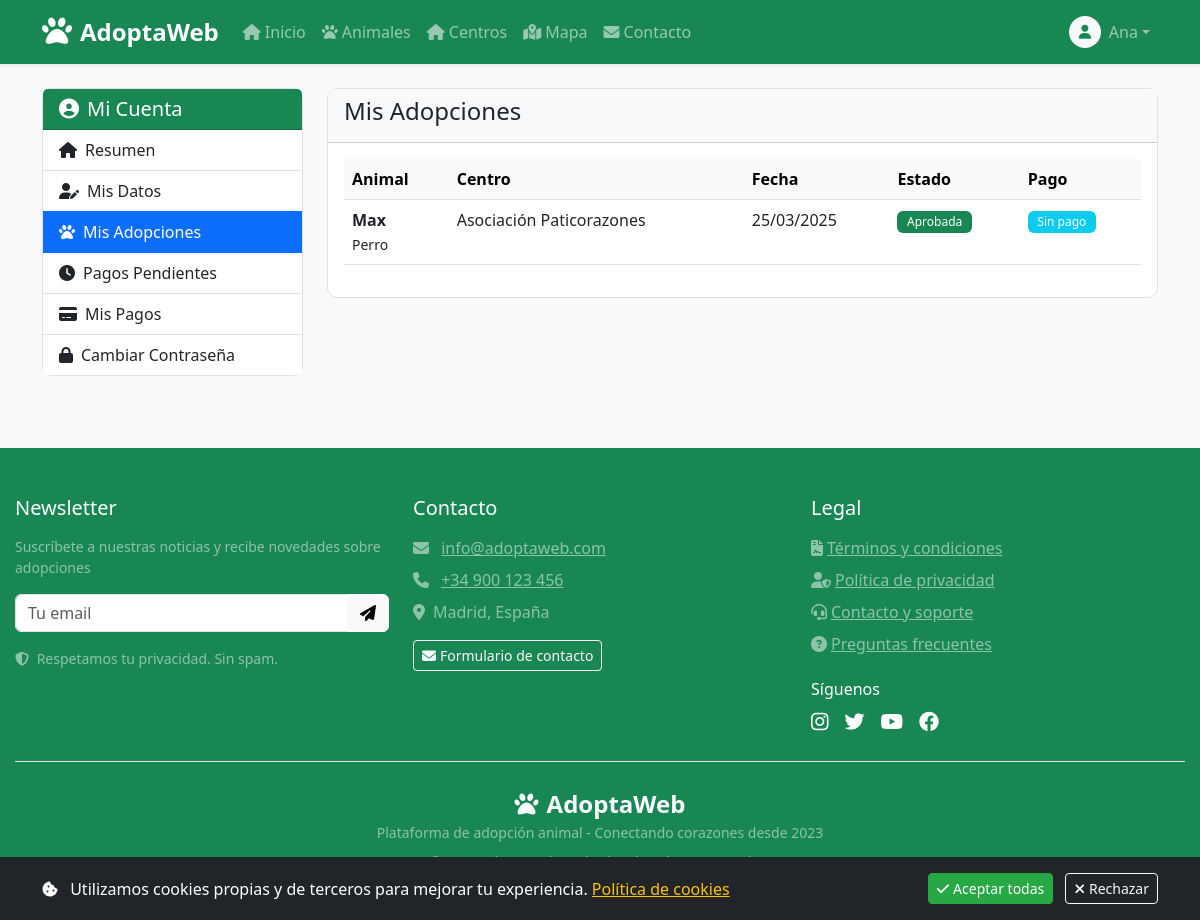
/perfil/mis-adopciones.php (signed in), run on an earlier commit of the app's database.
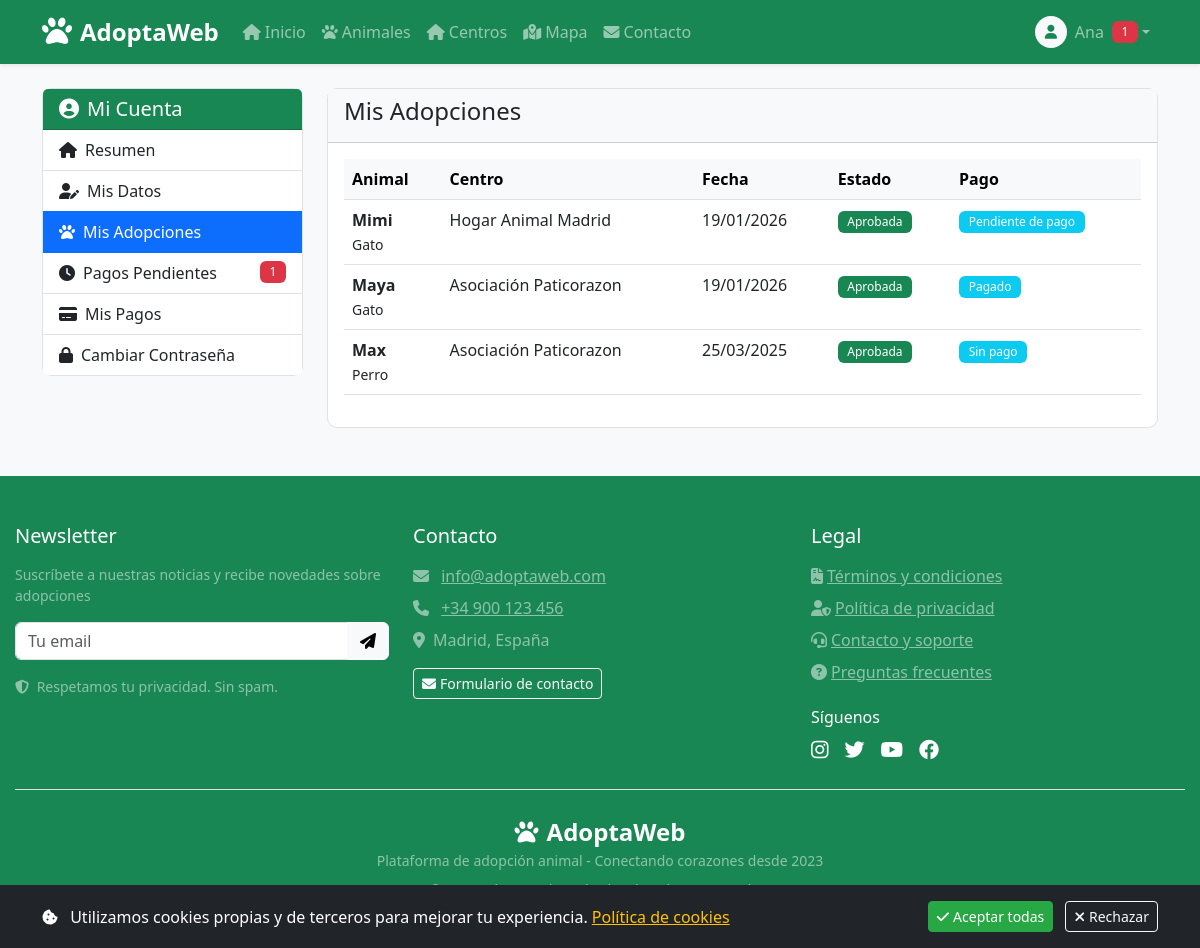
And on a later commit of the database.
### tables this page shows
CREATE TABLE `usuarios` (
  `id_usuario` int(11) NOT NULL,
  `nombre` varchar(100) NOT NULL,
  `apellido` varchar(100) DEFAULT NULL,
  `email` varchar(150) NOT NULL,
  `password_hash` varchar(255) NOT NULL,
  `telefono` varchar(20) DEFAULT NULL,
  `direccion` varchar(255) DEFAULT NULL,
  `tarjeta_last4` char(4) DEFAULT NULL,
  `fecha_registro` datetime DEFAULT current_timestamp(),
  `id_rol` int(11) DEFAULT 2
);

CREATE TABLE `adopciones` (
  `id_adopcion` int(11) NOT NULL,
  `id_usuario` int(11) DEFAULT NULL,
  `id_animal` int(11) DEFAULT NULL,
  `fecha_solicitud` date DEFAULT curdate(),
  `fecha_adopcion` date DEFAULT NULL,
  `estado` enum('Pendiente','Aprobada','Rechazada') DEFAULT 'Pendiente',
  `notas` text DEFAULT NULL
);

CREATE TABLE `animales` (
  `id_animal` int(11) NOT NULL,
  `nombre` varchar(100) DEFAULT NULL,
  `especie` varchar(50) DEFAULT NULL,
  `raza` varchar(100) DEFAULT NULL,
  `edad` int(11) DEFAULT NULL,
  `sexo` enum('Macho','Hembra') DEFAULT NULL,
  `descripcion` text DEFAULT NULL,
  `fecha_ingreso` date DEFAULT NULL,
  `estado` enum('Disponible','Adoptado','Reservado','En tratamiento') DEFAULT 'Disponible',
  `id_centro` int(11) DEFAULT NULL,
  `imagen_url` varchar(255) DEFAULT NULL
);

CREATE TABLE `centros` (
  `id_centro` int(11) NOT NULL,
  `nombre` varchar(150) NOT NULL,
  `direccion` varchar(255) DEFAULT NULL,
  `telefono` varchar(20) DEFAULT NULL,
  `email` varchar(150) DEFAULT NULL,
  `web` varchar(150) DEFAULT NULL,
  `fecha_alta` datetime DEFAULT current_timestamp(),
  `latitud` decimal(10,8) DEFAULT NULL,
  `longitud` decimal(10,8) DEFAULT NULL,
  `imagen_url` varchar(255) DEFAULT NULL
);

### includes/config.php (called while the page is built, shortened)
<?php
require_once ROOT_PATH . '/includes/conexion.php';
function estaLogueado() {
    return isset($_SESSION['user_id']);
}
function esAdmin() {
    return isset($_SESSION['user_role']) && (int)$_SESSION['user_role'] === 1;
}
function obtenerUsuario() {
    global $pdo;
    if (estaLogueado()) {
        $stmt = $pdo->prepare("SELECT * FROM usuarios WHERE id_usuario = ?");
        $stmt->execute([$_SESSION['user_id']]);
        return $stmt->fetch();
    }
    return null;
}
?>

### perfil/mis-adopciones.php (the view, shortened to what the rows shown need)
<?php
require_once '../includes/config.php';
$stmt = $pdo->prepare("
    SELECT
        a.*,
        an.nombre AS animal_nombre,
        an.especie,
        c.nombre AS centro_nombre,
        CASE
            WHEN ap.estado = 'Pagado' THEN 'Pagado'
            WHEN ap.estado = 'Pendiente' THEN 'Pendiente de pago'
            ELSE 'Sin pago'
        END AS estado_pago
    FROM adopciones a
    JOIN animales an ON a.id_animal = an.id_animal
    JOIN centros c ON an.id_centro = c.id_centro
    LEFT JOIN adopciones_pagos ap ON a.id_adopcion = ap.id_adopcion
    WHERE a.id_usuario = ?
    ORDER BY a.fecha_solicitud DESC
");
$stmt->execute([$_SESSION['user_id']]);
$adopciones = $stmt->fetchAll();
?>
<!DOCTYPE html>
<html lang="es">
<head>
    <?php include '../includes/header.php'; ?>
</head>
<body>
    <?php include '../includes/navbar.php'; ?>
    <div class="container mt-4">
        <div class="row">
            <div class="col-md-9">
                <div class="card">
                    <div class="card-body">
                        <?php if (count($adopciones) > 0): ?>
                            <div class="table-responsive">
                                <table class="table table-hover">
                                    <thead class="table-light">
                                        <tr>
                                            <th>Animal</th>
                                            <th>Centro</th>
                                            <th>Fecha</th>
                                            <th>Estado</th>
                                            <th>Pago</th>
                                        </tr>
                                    </thead>
                                    <tbody>
                                        <?php foreach ($adopciones as $a): ?>
                                        <tr>
                                            <td><strong><?= htmlspecialchars($a['animal_nombre']) ?></strong><br><small><?= $a['especie'] ?></small></td>
                                            <td><?= htmlspecialchars($a['centro_nombre']) ?></td>
                                            <td><?= date('d/m/Y', strtotime($a['fecha_solicitud'])) ?></td>
                                            <td><span class="badge bg-<?= $a['estado'] == 'Aprobada' ? 'success' : ($a['estado'] == 'Pendiente' ? 'warning' : 'danger') ?>"><?= $a['estado'] ?></span></td>
                                            <td><span class="badge bg-info"><?= $a['estado_pago'] ?></span></td>
                                        </tr>
                                        <?php endforeach; ?>
                                    </tbody>
                                </table>
                            </div>
                        <?php endif; ?>
                    </div>
                </div>
            </div>
        </div>
    </div>
    <?php include '../includes/footer.php'; ?>
</body>
</html>

### includes/navbar.php (shortened to what the rows shown need)
<?php
$usuario = obtenerUsuario();
if (estaLogueado() && !esAdmin()) {
    $stmt = $pdo->prepare("SELECT COUNT(*) FROM adopciones_pagos WHERE id_usuario=? AND estado='Pendiente'");
    $stmt->execute([$_SESSION['user_id']]);
    $pendientes = $stmt->fetchColumn();
}
?>
<nav class="navbar navbar-expand-lg navbar-dark bg-success shadow-sm">
    <div class="container">
        <div class="collapse navbar-collapse" id="navbarPrincipal">
            <div class="navbar-nav">
                <?php if (estaLogueado() && !esAdmin()): ?>
                    <div class="nav-item dropdown">
                        <a class="nav-link dropdown-toggle d-flex align-items-center" href="#" id="dropdownUsuario" role="button" data-bs-toggle="dropdown" aria-expanded="false">
                            <div class="avatar-circle bg-light text-success me-2"><i class="fas fa-user"></i></div>
                            <span><?= htmlspecialchars($usuario['nombre']) ?></span>
                            <?php if ($pendientes): ?>
                                <span class="badge bg-danger ms-2"><?= $pendientes ?></span>
                            <?php endif; ?>
                        </a>
                    </div>
                <?php endif; ?>
            </div>
        </div>
    </div>
</nav>

What changed in the data, as far as the page shows it:
added adopciones: id_animal.nombre "Mimi", id_animal.especie "Gato", centros.nombre "Hogar Animal Madrid", fecha_solicitud "19/01/2026", estado "Aprobada", estado_pago "Pendiente de pago"
added adopciones: id_animal.nombre "Maya", id_animal.especie "Gato", centros.nombre "Asociación Paticorazon", fecha_solicitud "19/01/2026", estado "Aprobada", estado_pago "Pagado"
changed through a linked row, adopciones "Max": centros.nombre "Asociación Paticorazones" → "Asociación Paticorazon"
Also different on the page:
$pendientes: (not shown) → "1"
$num_pendientes: (not shown) → "1"
